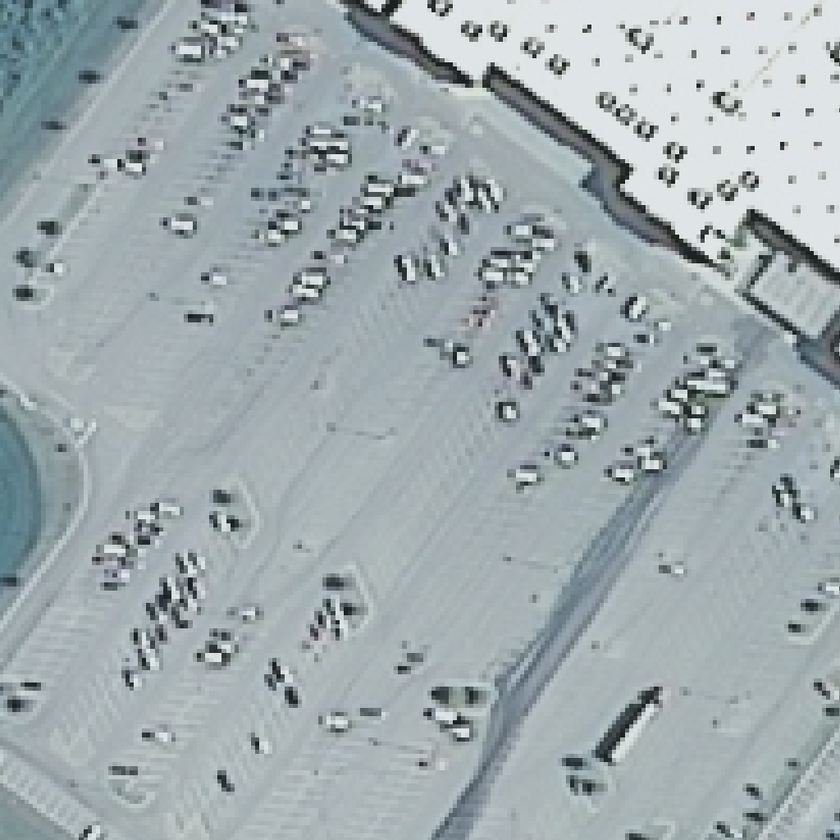
#> input picture Data/naip_images/1042_2011-08-15.png, 840 x 840 px, shrunk from 1024 x 1024 before the run, found by its file name; its folder holds only this picture in this run
$ jupyter execute --allow-errors walmart_images.ipynb   (older library calls are emulated)
#> lines starting #> are read from the running program, lines starting #| are printed output that depends on the picture
[cell 1]
import csv
import json
import os
import matplotlib.pyplot as plt
from PIL import Image
import requests
import ee

# ============================================
# CONFIGURAÇÃO GERAL
# ============================================
# Inicializar Earth Engine
ee.Initialize(project="geospatial-485610")  # 👈 teu Project ID
#> (this line was passed over: ee is not available in this run)

# Ruta del archivo CSV con los datos de las tiendas
CSV_FILE_PATH = "../Data/walmart_coordinates.csv"
# Directorio de salida para las imágenes
OUTPUT_DIR = "/Users/gal.lagelpibuxade/Desktop/Application-of-Deep-learning-image/Data/naip_images"
os.makedirs(OUTPUT_DIR, exist_ok=True)

# Configuración de límites y fechas
N_ROWS_TO_PROCESS = 102  # 👈 DEFINE AQUÍ CUÁNTAS FILAS (TIENDAS) QUIERES PROCESAR
START_DATE = "2010-01-01"

print(f"Iniciando procesamiento de las primeras {N_ROWS_TO_PROCESS} tiendas...")

# ============================================
# PROCESAR EL FICHERO CSV Y DESCARGAR IMÁGENES
# ============================================
stores_processed = []

#> (the rest of this cell did not finish here and is left out)

States without pictures: HI (Hawaii), AK (Alaska)

Numero de images por año:

[cell 2]
import os
import matplotlib.pyplot as plt
from collections import Counter

# ============================================
# CONFIGURACIÓN
# ============================================
# Carpeta donde tienes guardadas tus imágenes
OUTPUT_DIR = "/Users/gal.lagelpibuxade/Desktop/Application-of-Deep-learning-image/Data/naip_images"

# ============================================
# PROCESAMIENTO DE ARCHIVOS
# ============================================
if not os.path.exists(OUTPUT_DIR):
    print(f"❌ La ruta especificada no existe: {OUTPUT_DIR}")
    exit()

# Listar todas las imágenes PNG
archivos = [f for f in os.listdir(OUTPUT_DIR) if f.endswith(".png")]

if not archivos:
    print(f"⚠️ No se encontraron imágenes .png en la carpeta: {OUTPUT_DIR}")
    exit()

anos = []

for fname in archivos:
    # Quitar la extensión .png
    nombre_sin_ext = os.path.splitext(fname)[0]

    # Separar por los guiones bajos.
    # El formato es: ID_TIENDA_YYYY-MM-DD -> Ej: 3591_2015-07-20
    partes = nombre_sin_ext.split('_')

    if len(partes) >= 2:
        # La última parte contiene la fecha (YYYY-MM-DD)
        fecha = partes[-1]

        # El año son los primeros 4 caracteres de la fecha
        ano = fecha.split('-')[0]

        # Validar que sea un número de 4 dígitos (por seguridad)
        if ano.isdigit() and len(ano) == 4:
            anos.append(int(ano))

# Contar cuántas imágenes hay por cada año
conteo_anos = Counter(anos)

# Ordenar los años cronológicamente para el gráfico
anos_ordenados = sorted(conteo_anos.keys())
cantidades = [conteo_anos[ano] for ano in anos_ordenados]

# ============================================
# REPORTE EN CONSOLA
# ============================================
print("-" * 40)
print(f"📊 RESUMEN DE IMÁGENES POR AÑO (Total: {len(archivos)}):")
for ano in anos_ordenados:
    print(f"   • Año {ano}: {conteo_anos[ano]} imágenes")
print("-" * 40)

# ============================================
# GENERACIÓN DEL PLOT (Gráfico de Barras)
# ============================================
plt.figure(figsize=(10, 6))

# Crear barras
barras = plt.bar([str(ano) for ano in anos_ordenados], cantidades, color='skyblue', edgecolor='royalblue', zorder=3)

# Añadir los números exactos encima de cada barra
for barra in barras:
    yval = barra.get_height()
    plt.text(barra.get_x() + barra.get_width()/2.0, yval + 0.1, int(yval), ha='center', va='bottom', fontsize=10, fontweight='bold')

# Personalización del gráfico
plt.title("Distribución de Imágenes NAIP por Año", fontsize=14, fontweight='bold', pad=15)
plt.xlabel("Año de la Imagen", fontsize=12, labelpad=10)
plt.ylabel("Cantidad de Imágenes", fontsize=12, labelpad=10)
plt.grid(axis='y', linestyle='--', alpha=0.7, zorder=0)

# Ajustar diseño y mostrar
plt.tight_layout()
plt.show()
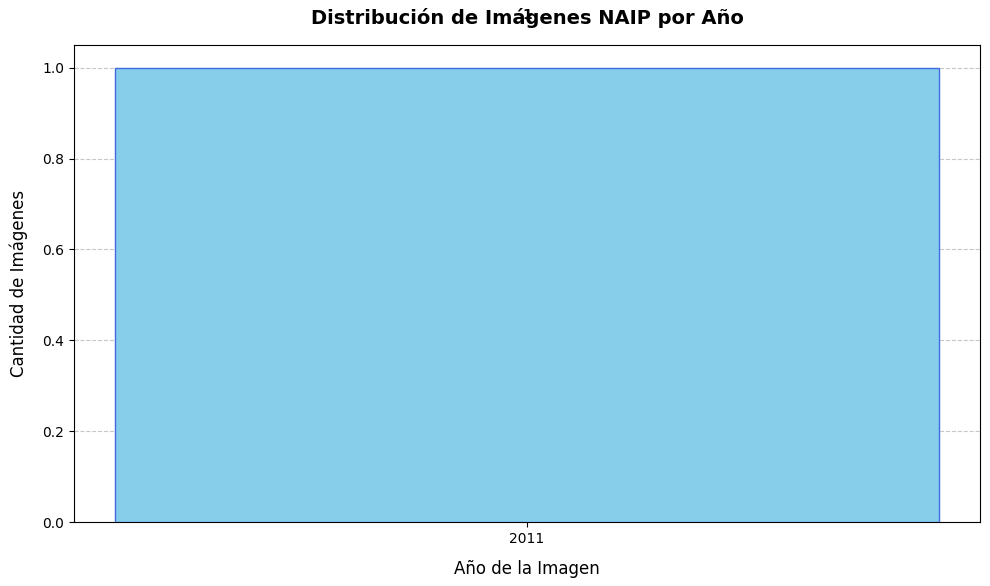
#> figure drawn by matplotlib, 1 panel

5 imagenes con menos resolución

[cell 3]
import os
import cv2
import matplotlib.pyplot as plt
from PIL import Image

# ============================================
# CONFIGURACIÓN
# ============================================
# Carpeta donde tienes guardadas tus imágenes
OUTPUT_DIR = "/Users/gal.lagelpibuxade/Desktop/Application-of-Deep-learning-image/Data/naip_images"

# ============================================
# ANALIZAR Y CLASIFICAR IMÁGENES
# ============================================
if not os.path.exists(OUTPUT_DIR):
    print(f"❌ La ruta especificada no existe: {OUTPUT_DIR}")
    exit()

# Listar todas las imágenes PNG
archivos = [f for f in os.listdir(OUTPUT_DIR) if f.endswith(".png")]

if not archivos:
    print(f"⚠️ No se encontraron imágenes .png en la carpeta: {OUTPUT_DIR}")
    exit()

lista_calidad = []

print("Analizando la nitidez de las imágenes...")

for fname in archivos:
    img_path = os.path.join(OUTPUT_DIR, fname)

    # Leer en escala de grises para el cálculo de nitidez
    img_gray = cv2.imread(img_path, cv2.IMREAD_GRAYSCALE)

    if img_gray is None:
        continue

    # Calcular la varianza del Laplaciano (a menor score, más borrosa/pixelada)
    score = cv2.Laplacian(img_gray, cv2.CV_64F).var()
#> score = 483.2

    lista_calidad.append((fname, score))

# Ordenar de MENOR a MAYOR score (las peores primero)
lista_calidad.sort(key=lambda x: x[1])

# Quedarnos con las 5 peores (o menos, si hay menos de 5 en total)
peores_5 = lista_calidad[:5]
#> peores_5 = [('1042_2011-08-15.png', 483.2)]

print("\n" + "="*50)
print("🚨 LAS 5 IMÁGENES CON PEOR RESOLUCIÓN/NITIDEZ:")
for idx, (fname, score) in enumerate(peores_5, start=1):
    print(f"   {idx}. {fname} -> Score: {score:.2f}")
#> this loop made 1 pass
#> (idx, fname, score) on pass 1: (1, '1042_2011-08-15.png', 483.2)
#> (printed output is left out)
print("="*50 + "\n")

# ============================================
# PLOTEAR LAS 5 PEORES
# ============================================
num_graficos = len(peores_5)
#> num_graficos = 1

# Crear un grid de subplots dinámico según las imágenes que tengamos (máximo 5)
fig, axes = plt.subplots(1, num_graficos, figsize=(4 * num_graficos, 4))

# Asegurar que axes sea una lista si solo hay 1 imagen mala en la carpeta
if num_graficos == 1:
    axes = [axes]

for ax, (fname, score) in zip(axes, peores_5):
    img_path = os.path.join(OUTPUT_DIR, fname)
    img_display = Image.open(img_path)

    ax.imshow(img_display)
    # Título en rojo destacando que es de baja calidad
    ax.set_title(f"{fname}\nScore: {score:.2f}", color="darkred", fontsize=10, fontweight="bold")
    ax.axis("off")

plt.tight_layout()
plt.suptitle("Top 5 Imágenes con Peor Calidad Detectada", fontsize=14, fontweight="bold", y=1.05)
plt.show()

[cell 4]
import os
import cv2
import matplotlib.pyplot as plt
import seaborn as sns
import numpy as np

# ============================================
# CONFIGURACIÓN
# ============================================
# Carpeta donde tienes guardadas tus imágenes
OUTPUT_DIR = "/Users/gal.lagelpibuxade/Desktop/Application-of-Deep-learning-image/Data/naip_images"

# ============================================
# OBTENER SCORES DE NITIDEZ
# ============================================
if not os.path.exists(OUTPUT_DIR):
    print(f"❌ La ruta especificada no existe: {OUTPUT_DIR}")
    exit()

archivos = [f for f in os.listdir(OUTPUT_DIR) if f.endswith(".png")]

if not archivos:
    print(f"⚠️ No se encontraron imágenes .png en la carpeta: {OUTPUT_DIR}")
    exit()

scores = []

print(f"Analizando nitidez de {len(archivos)} imágenes...")

for fname in archivos:
    img_path = os.path.join(OUTPUT_DIR, fname)
    img_gray = cv2.imread(img_path, cv2.IMREAD_GRAYSCALE)

    if img_gray is None:
        continue

    # Calcular la varianza del Laplaciano
    score = cv2.Laplacian(img_gray, cv2.CV_64F).var()
    scores.append(score)

# Calcular estadísticas descriptivas básicas
scores = np.array(scores)
#> scores = [483.2]
media = np.mean(scores)
#> media = 483.2
mediana = np.median(scores)
#> mediana = 483.2
q25 = np.percentile(scores, 25)
#> q25 = 483.2

print("\n" + "="*40)
print("📊 ESTADÍSTICAS DE NITIDEZ:")
print(f"   • Mínimo Score: {scores.min():.2f}")
#|    • Mínimo Score: 483.21
print(f"   • Máximo Score: {scores.max():.2f}")
#|    • Máximo Score: 483.21
print(f"   • Media (Promedio): {media:.2f}")
#|    • Media (Promedio): 483.21
print(f"   • Mediana (Corte 50%): {mediana:.2f}")
#|    • Mediana (Corte 50%): 483.21
print(f"   • Primer Cuartil (Peores 25%): {q25:.2f}")
#|    • Primer Cuartil (Peores 25%): 483.21
print("="*40 + "\n")

# ============================================
# PLOT DE LA DISTRIBUCIÓN
# ============================================
plt.figure(figsize=(10, 6))

# Configurar el estilo visual con seaborn
sns.set_theme(style="whitegrid")

# Dibujar el histograma combinado con la curva de densidad estimada (KDE)
sns.histplot(scores, kde=True, color="teal", bins=15, edgecolor="black", alpha=0.6, line_kws={"linewidth": 2.5})

# Añadir líneas de referencia estadísticas para ayudarte a decidir el umbral
plt.axvline(media, color="darkred", linestyle="--", linewidth=1.5, label=f"Media: {media:.1f}")
plt.axvline(mediana, color="blue", linestyle=":", linewidth=1.5, label=f"Mediana: {mediana:.1f}")
plt.axvline(q25, color="orange", linestyle="-.", linewidth=1.5, label=f"Percentil 25 (Corte sugerido): {q25:.1f}")

# Personalización del gráfico
plt.title("Distribución del Score de Nitidez (Varianza del Laplaciano)", fontsize=14, fontweight="bold", pad=15)
plt.xlabel("Score de Nitidez (A mayor valor, más nítida)", fontsize=12, labelpad=10)
plt.ylabel("Frecuencia (Número de imágenes)", fontsize=12, labelpad=10)

plt.legend(fontsize=11, loc="upper right")
plt.tight_layout()
plt.show()
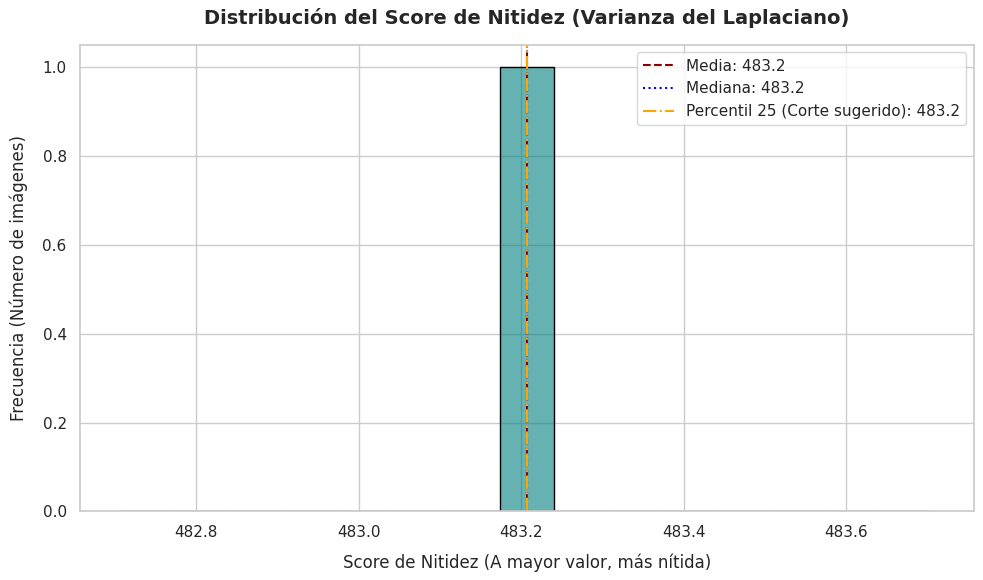
#> figure drawn by matplotlib, 1 panel; tallest bar 1 high, from x = 483.2 to 483.2

[cell 5]
import os
import cv2
import matplotlib.pyplot as plt
from PIL import Image
import numpy as np

# ============================================
# CONFIGURACIÓN
# ============================================
OUTPUT_DIR = "/Users/gal.lagelpibuxade/Desktop/Application-of-Deep-learning-image/Data/naip_images"

# El objetivo que buscas ver
SCORE_OBJETIVO = 110
TOLERANCIA = .5

# ============================================
# ANALIZAR CARPETA
# ============================================
if not os.path.exists(OUTPUT_DIR):
    print(f"❌ La ruta especificada no existe: {OUTPUT_DIR}")
    exit()

archivos = [f for f in os.listdir(OUTPUT_DIR) if f.endswith(".png")]

if not archivos:
    print(f"⚠️ No se encontraron imágenes .png en la carpeta.")
    exit()

imagenes_en_rango = []
todas_las_imagenes = []

print(f"Buscando imágenes con nitidez cercana a {SCORE_OBJETIVO}...")

for fname in archivos:
    img_path = os.path.join(OUTPUT_DIR, fname)
    img_gray = cv2.imread(img_path, cv2.IMREAD_GRAYSCALE)

    if img_gray is None:
        continue

    # Calcular nitidez
    score = cv2.Laplacian(img_gray, cv2.CV_64F).var()
    diferencia = abs(score - SCORE_OBJETIVO)
#> diferencia = 373.2

    todas_las_imagenes.append((fname, score, diferencia))

    # Si está dentro del rango de tolerancia, la guardamos
    if diferencia <= TOLERANCIA:
        imagenes_en_rango.append((fname, score, diferencia))

# ============================================
# SELECCIONAR LA MEJOR OPCIÓN Y PLOTEAR
# ============================================
imagen_a_mostrar = None
mensaje_titulo = ""

if imagenes_en_rango:
    # Ordenar por la que esté más cerca de 50 (menor diferencia)
    imagenes_en_rango.sort(key=lambda x: x[2])
    imagen_a_mostrar = imagenes_en_rango[0]
    mensaje_titulo = f"Imagen encontrada en rango ({SCORE_OBJETIVO} ± {TOLERANCIA})"
    print(f"\n🎯 ¡Encontrada! La imagen más cercana a 50 en el rango es:\n   → {imagen_a_mostrar[0]} (Score: {imagen_a_mostrar[1]:.2f})")
else:
    # Si no hay ninguna entre 45 y 55, buscamos la más cercana de toda la carpeta
    todas_las_imagenes.sort(key=lambda x: x[2])
    imagen_a_mostrar = todas_las_imagenes[0]
#> imagen_a_mostrar = ('1042_2011-08-15.png', 483.2, 373.2)
    mensaje_titulo = f"No hay imágenes en rango ({SCORE_OBJETIVO}±{TOLERANCIA}). Mostrando la más cercana:"
    print(f"\n⚠️ No se encontró ninguna imagen con score entre {SCORE_OBJETIVO - TOLERANCIA} y {SCORE_OBJETIVO + TOLERANCIA}.")
    print(f"💡 La más cercana que tienes en toda la carpeta es:\n   → {imagen_a_mostrar[0]} (Score: {imagen_a_mostrar[1]:.2f})")
#| 💡 La más cercana que tienes en toda la carpeta es:
#|    → 1042_2011-08-15.png (Score: 483.21)

# Dibujar la imagen seleccionada
if imagen_a_mostrar:
    fname, score, _ = imagen_a_mostrar
#> fname = '1042_2011-08-15.png'
    img_path = os.path.join(OUTPUT_DIR, fname)
    img_display = Image.open(img_path)

    plt.figure(figsize=(7, 7))
    plt.imshow(img_display)
    plt.title(f"{mensaje_titulo}\nArchivo: {fname}\nNitidez Real: {score:.2f}", fontsize=11, fontweight="bold", color="darkorange")
    plt.axis("off")
    plt.tight_layout()
    plt.show()

Nos quedaremos solo con las fotografis con una nitidez igual o superior a 110.

[cell 6]
import os
import cv2
import matplotlib.pyplot as plt
from collections import Counter

# ============================================
# CONFIGURACIÓN
# ============================================
# Carpeta donde tienes guardadas tus imágenes
OUTPUT_DIR = "/Users/gal.lagelpibuxade/Desktop/Application-of-Deep-learning-image/Data/naip_images"

# Umbral de calidad excelente solicitado
UMBRAL_EXCELENTE = 110.0

# ============================================
# PROCESAMIENTO Y FILTRADO
# ============================================
if not os.path.exists(OUTPUT_DIR):
    print(f"❌ La ruta especificada no existe: {OUTPUT_DIR}")
    exit()

archivos = [f for f in os.listdir(OUTPUT_DIR) if f.endswith(".png")]

if not archivos:
    print(f"⚠️ No se encontraron imágenes .png en la carpeta.")
    exit()

anos_excelentes = []
total_analizadas = 0

print(f"Buscando imágenes con nitidez ≥ {UMBRAL_EXCELENTE}...")

for fname in archivos:
    img_path = os.path.join(OUTPUT_DIR, fname)

    # Leer en escala de grises para procesar la nitidez
    img_gray = cv2.imread(img_path, cv2.IMREAD_GRAYSCALE)
    if img_gray is None:
        continue

    total_analizadas += 1

    # Calcular el score con el Laplaciano
    score = cv2.Laplacian(img_gray, cv2.CV_64F).var()

    # Aplicar el filtro estricto de calidad
    if score >= UMBRAL_EXCELENTE:
        # Extraer el año del nombre del archivo (ID_TIENDA_YYYY-MM-DD.png)
        nombre_sin_ext = os.path.splitext(fname)[0]
        partes = nombre_sin_ext.split('_')

        if len(partes) >= 2:
            fecha = partes[-1]
            ano = fecha.split('-')[0]

            if ano.isdigit() and len(ano) == 4:
                anos_excelentes.append(int(ano))

# Contar cuántas imágenes excelentes hay por año
conteo_anos = Counter(anos_excelentes)
anos_ordenados = sorted(conteo_anos.keys())
cantidades = [conteo_anos[ano] for ano in anos_ordenados]

# ============================================
# REPORTE EN CONSOLA
# ============================================
print("-" * 50)
print(f"📊 RESULTADO DEL FILTRADO ALTA CALIDAD (≥ {UMBRAL_EXCELENTE}):")
print(f"   • Total de imágenes analizadas: {total_analizadas}")
print(f"   • Total que cumplen el criterio: {len(anos_excelentes)}")
print("-" * 50)
for ano in anos_ordenados:
    print(f"   • Año {ano}: {conteo_anos[ano]} imágenes excelentes")
print("-" * 50)

# ============================================
# PLOT (Gráfico de Barras)
# ============================================
if not anos_excelentes:
    print(f"⚠️ Ninguna de tus imágenes alcanzó un score de {UMBRAL_EXCELENTE}. Prueba bajando un poco el umbral.")
    exit()

plt.figure(figsize=(10, 6))

# Crear barras con un tono verde/esmeralda que representa "alta calidad"
barras = plt.bar([str(ano) for ano in anos_ordenados], cantidades, color='mediumseagreen', edgecolor='darkgreen', zorder=3)

# Añadir etiquetas con los valores exactos encima de cada barra
for barra in barras:
    yval = barra.get_height()
    plt.text(barra.get_x() + barra.get_width()/2.0, yval + 0.05, int(yval), ha='center', va='bottom', fontsize=10, fontweight='bold')

# Personalización estética
plt.title(f"Distribución de Imágenes de Alta Calidad por Año (Nitidez ≥ {UMBRAL_EXCELENTE})", fontsize=13, fontweight='bold', pad=15)
plt.xlabel("Año", fontsize=11, labelpad=10)
plt.ylabel("Cantidad de Imágenes Excelentes", fontsize=11, labelpad=10)
plt.grid(axis='y', linestyle='--', alpha=0.5, zorder=0)

# Forzar a que el eje Y muestre números enteros
plt.gca().yaxis.get_major_locator().set_params(integer=True)

plt.tight_layout()
plt.show()
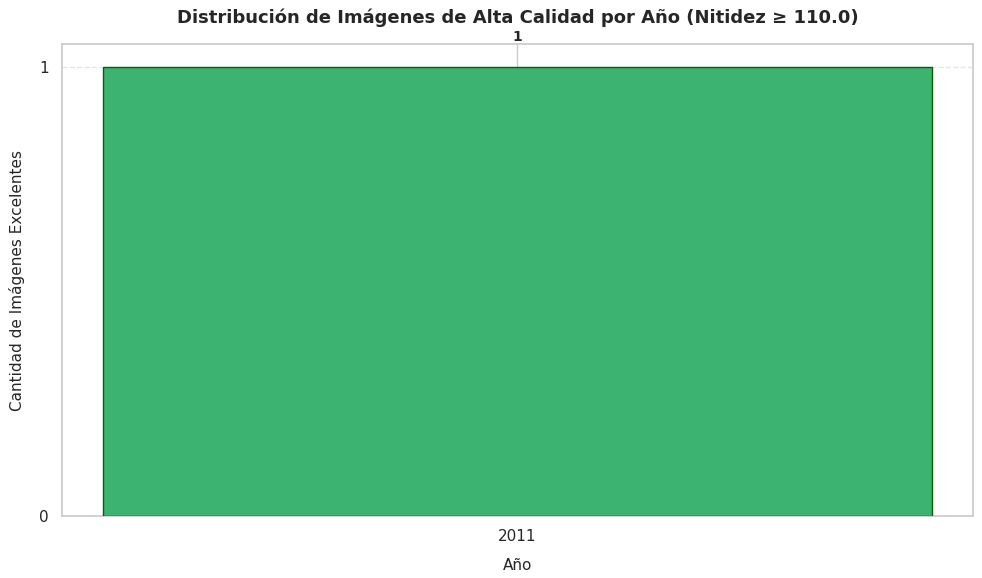
#> figure drawn by matplotlib, 1 panel

Borramos las fotos con resolucion menor a 110.

[cell 7]
import os
import cv2

# ============================================
# CONFIGURACIÓN
# ============================================
# Carpeta donde tienes guardadas tus imágenes
OUTPUT_DIR = "/Users/gal.lagelpibuxade/Desktop/Application-of-Deep-learning-image/Data/naip_images"

# Umbral de corte: Cualquier imagen con nitidez menor a esta se borra
UMBRAL_CORTE = 110.0

# ============================================
# PROCESO DE SELECCIÓN Y BORRADO
# ============================================
if not os.path.exists(OUTPUT_DIR):
    print(f"❌ La ruta especificada no existe: {OUTPUT_DIR}")
    exit()

# Listar todas las imágenes PNG
archivos = [f for f in os.listdir(OUTPUT_DIR) if f.endswith(".png")]
total_inicial = len(archivos)

if total_inicial == 0:
    print(f"⚠️ No se encontraron imágenes .png en la carpeta.")
    exit()

print(f"Iniciando purga en: {OUTPUT_DIR}")
print(f"Se van a analizar {total_inicial} imágenes. Umbral mínimo requerido: {UMBRAL_CORTE}")
print("-" * 60)

imagenes_borradas = 0
imagenes_conservadas = 0

for fname in archivos:
    img_path = os.path.join(OUTPUT_DIR, fname)

    # Leer en escala de grises
    img_gray = cv2.imread(img_path, cv2.IMREAD_GRAYSCALE)

    if img_gray is None:
        print(f"⚠️ No se pudo leer el archivo (posiblemente corrupto): {fname} -> Saltando")
        continue

    # Calcular nitidez (Varianza del Laplaciano)
    score = cv2.Laplacian(img_gray, cv2.CV_64F).var()

    # Verificar si cumple el criterio
    if score < UMBRAL_CORTE:
        try:
            os.remove(img_path)  # 🔥 BORRADO FÍSICO DEL ARCHIVO
            print(f"❌ BORRADA: {fname} (Score: {score:.2f})")
            imagenes_borradas += 1
        except Exception as e:
            print(f"🔺 Error al intentar borrar {fname}: {e}")
    else:
        print(f"✅ CONSERVADA: {fname} (Score: {score:.2f})")
#| ✅ CONSERVADA: 1042_2011-08-15.png (Score: 483.21)
        imagenes_conservadas += 1

# ============================================
# RESUMEN DE LA LIMPIEZA
# ============================================
print("-" * 60)
print("📊 RESUMEN DE LA PURGA DE ARCHIVOS:")
print(f"   • Total de imágenes iniciales: {total_inicial}")
print(f"   • Imágenes ELIMINADAS (Score < {UMBRAL_CORTE}): {imagenes_borradas}")
print(f"   • Imágenes CONSERVADAS (Score ≥ {UMBRAL_CORTE}): {imagenes_conservadas}")
print("-" * 60)
print("¡Limpieza completada con éxito!")
